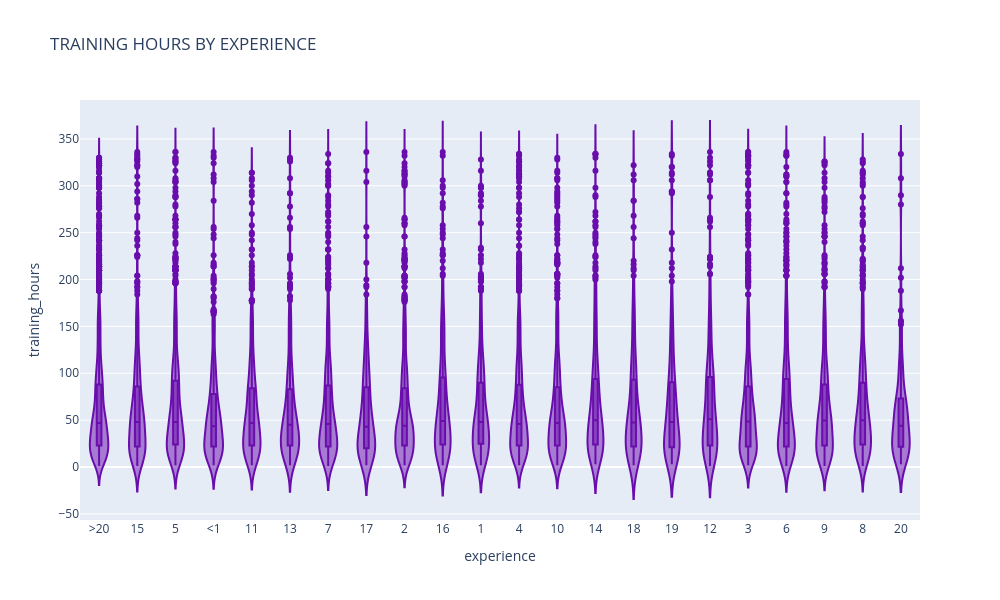

The notebook cell saved with this chart:
### Markdown cell above
## 4.4 VIOLIN PLOT (EXPERIENCE VS TRAINING HOURS)

### Code cell
fig = px.violin(df,x='experience',y='training_hours',
                title="TRAINING HOURS BY EXPERIENCE",
                box=True,
                points='outliers',
                color_discrete_sequence=['#6A0DAD'])

fig.update_layout(width=1000, height=600)

fig.show()

### Figure 1 — Plotly figure (JSON) as saved in the notebook; plotly's stock layout.template omitted (floating-point values rounded to 4 significant figures; data arrays with more than 128 entries replaced by an {"elided": "..."} marker saying what was removed)
{"data": [{"alignmentgroup": "True", "box": {"visible": true}, "hovertemplate": "experience=%{x}<br>training_hours=%{y}<extra></extra>", "legendgroup": "", "marker": {"color": "#6A0DAD"}, "name": "", "offsetgroup": "", "orientation": "v", "points": "outliers", "scalegroup": "True", "showlegend": false, "type": "violin", "x": {"elided": "19158 str values"}, "x0": " ", "xaxis": "x", "y": {"elided": "19158 int values"}, "y0": " ", "yaxis": "y"}], "layout": {"height": 600, "legend": {"tracegroupgap": 0}, "title": {"text": "TRAINING HOURS BY EXPERIENCE"}, "violinmode": "group", "width": 1000, "xaxis": {"anchor": "y", "domain": [0, 1], "title": {"text": "experience"}}, "yaxis": {"anchor": "x", "domain": [0, 1], "title": {"text": "training_hours"}}}}
